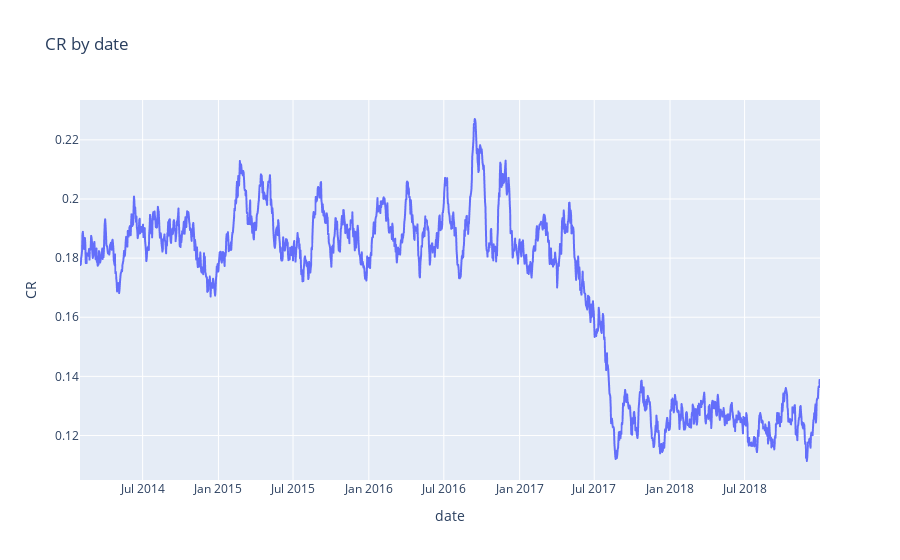

Write notebook code for a chart like this one.
### Code cell
df = cr_by_day_rolling
fig = px.line(df, x="date", y="CR", title='CR by date')
fig.show()

### Figure 1 — Plotly figure (JSON) as saved in the notebook; plotly's stock layout.template omitted (floating-point values rounded to 4 significant figures; data arrays with more than 128 entries replaced by an {"elided": "..."} marker saying what was removed)
{"data": [{"hovertemplate": "date=%{x}<br>CR=%{y}<extra></extra>", "legendgroup": "", "line": {"color": "#636efa", "dash": "solid"}, "marker": {"symbol": "circle"}, "mode": "lines", "name": "", "showlegend": false, "type": "scattergl", "x": {"elided": "1797 str values"}, "xaxis": "x", "y": {"elided": "1797 float values"}, "yaxis": "y"}], "layout": {"legend": {"tracegroupgap": 0}, "title": {"text": "CR by date"}, "xaxis": {"anchor": "y", "domain": [0, 1], "title": {"text": "date"}}, "yaxis": {"anchor": "x", "domain": [0, 1], "title": {"text": "CR"}}}}
